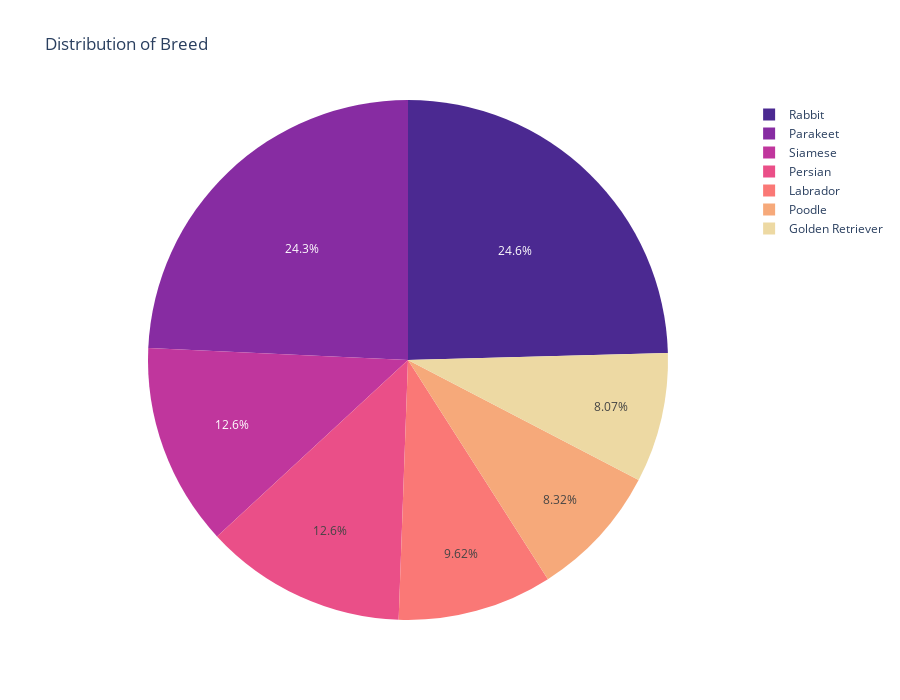

Write notebook code for a chart like this one.
### Code cell
content_type = df.groupby(['Breed']).size().reset_index(name='counts')
content_type

fig = px.pie(content_type, names = 'Breed',values = 'counts',color_discrete_sequence =  px.colors.sequential.Agsunset,
             title = 'Distribution of Breed',height =  700 , width = 900)
fig.show()

### Figure 1 — Plotly figure (JSON) as saved in the notebook; plotly's stock layout.template omitted (floating-point values rounded to 4 significant figures)
{"data": [{"domain": {"x": [0, 1], "y": [0, 1]}, "hovertemplate": "Breed=%{label}<br>counts=%{value}<extra></extra>", "labels": ["Golden Retriever", "Labrador", "Parakeet", "Persian", "Poodle", "Rabbit", "Siamese"], "legendgroup": "", "name": "", "showlegend": true, "type": "pie", "values": [162, 193, 487, 252, 167, 493, 253]}], "layout": {"height": 700, "legend": {"tracegroupgap": 0}, "piecolorway": ["rgb(75, 41, 145)", "rgb(135, 44, 162)", "rgb(192, 54, 157)", "rgb(234, 79, 136)", "rgb(250, 120, 118)", "rgb(246, 169, 122)", "rgb(237, 217, 163)"], "title": {"text": "Distribution of Breed"}, "width": 900}}
